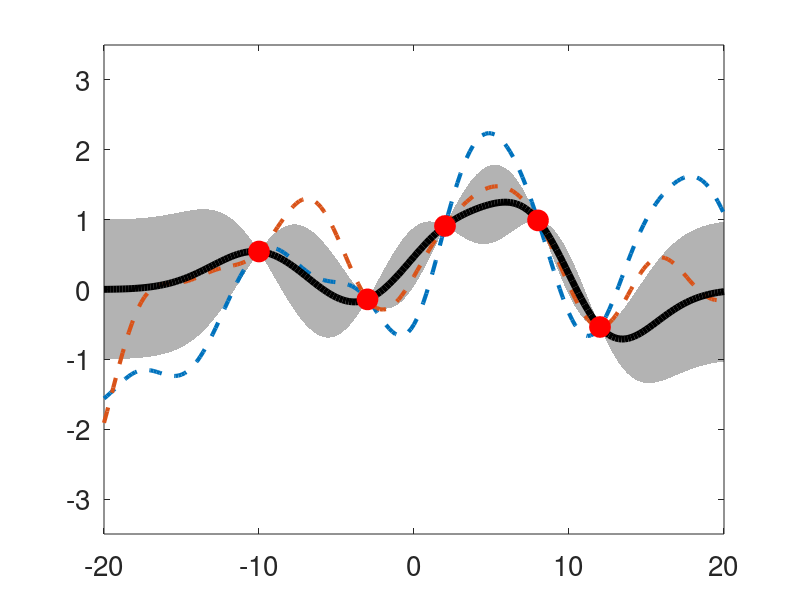

This figure's MATLAB source:
%% Sampling GP Posterior and Computation of Marginal Likelihood
clear, clc
% Generating data
sig_e = 0; %  std of the noise
X = [-10 -3 2 8 12]; N = length(X); Y = sin(X) + sig_e * randn(1,N);
% kernel function
delta = 3; k = @(z1,z2) exp(-(z1-z2).^2/(2*delta^2));
% kernel matrix
z = meshgrid(X); K = k(z,z');
Lambda = (K + sig_e^2 * eye(N));
% inputs for test
x_pr = -20:0.2:20;
% posterior mean and variance
Kxx = zeros(length(x_pr),N);
f_mean = zeros(1,length(x_pr)); sig_post = f_mean;
for i = 1:length(x_pr)
    kx = k(x_pr(i),X);
    Kxx(i,:) = kx';
    f_mean(i) = kx / Lambda * Y'; %  posterior mean
    sig_post(i) = k(x_pr(i),x_pr(i)) - kx / Lambda * kx'; %  posterior var.
end
% Sampling GP Posterior
z = meshgrid(x_pr); K_pr = k(z,z');
Sigma_pr = K_pr - Kxx / Lambda * Kxx';
f_samples_from_post = mvnrnd(f_mean, Sigma_pr, 2);
% Plot
figure(1), clf
V1 = f_mean - sqrt(sig_post); V2 = f_mean + sqrt(sig_post);
fill([x_pr, fliplr(x_pr)], [V1, fliplr(V2)], ...
    'k','FaceAlpha', 0.3, 'EdgeAlpha', 0.7);
hold on; plot(x_pr, f_samples_from_post, '--', 'LineWidth', 3)
    plot(x_pr, f_mean, 'k', 'LineWidth', 5)
    plot(X, Y, 'ro', 'MarkerFaceColor', 'r', 'MarkerSize', 15);
axis([-20 20 -3.5 3.5]), set(gca, 'Fontsize', 20), box on
% Computation of the Marginal Likelihood
LogMargLike = -1/2 * (Y / Lambda * Y' + log(det(Lambda)) + N * log(2*pi));